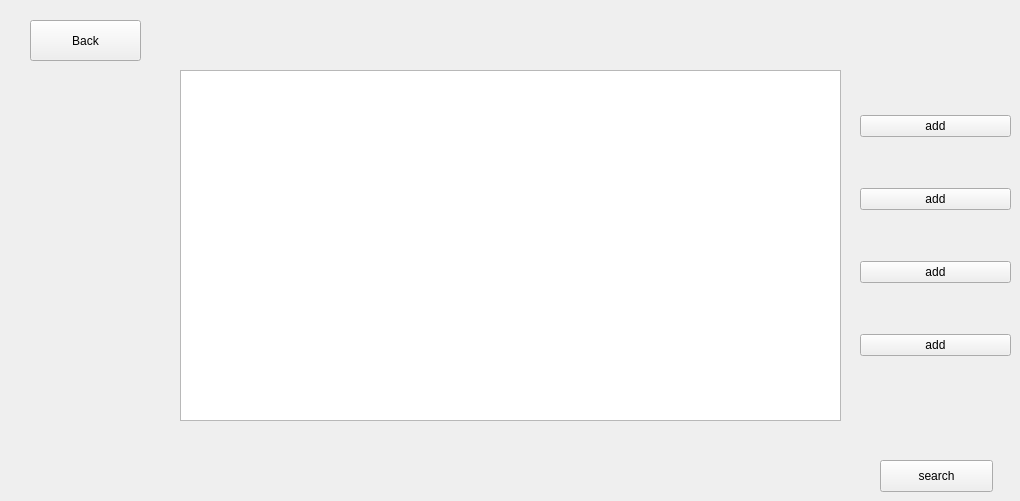
    <widget class="QWidget" name="Bposting">
     <widget class="QTableWidget" name="tableWidget">
      <property name="geometry">
       <rect>
        <x>180</x>
        <y>70</y>
        <width>661</width>
        <height>351</height>
       </rect>
      </property>
     </widget>
     <widget class="QPushButton" name="search2">
      <property name="geometry">
       <rect>
        <x>880</x>
        <y>460</y>
        <width>113</width>
        <height>32</height>
       </rect>
      </property>
      <property name="text">
       <string>search</string>
      </property>
     </widget>
     <widget class="QWidget" name="layoutWidget">
      <property name="geometry">
       <rect>
        <x>860</x>
        <y>70</y>
        <width>151</width>
        <height>331</height>
       </rect>
      </property>
      <layout class="QVBoxLayout" name="verticalLayout">
       <item>
        <widget class="QPushButton" name="add1">
         <property name="text">
          <string>add</string>
         </property>
        </widget>
       </item>
       <item>
        <widget class="QPushButton" name="add2">
         <property name="text">
          <string>add</string>
         </property>
        </widget>
       </item>
       <item>
        <widget class="QPushButton" name="add3">
         <property name="text">
          <string>add</string>
         </property>
        </widget>
       </item>
       <item>
        <widget class="QPushButton" name="add4">
         <property name="text">
          <string>add</string>
         </property>
        </widget>
       </item>
      </layout>
     </widget>
     <widget class="QPushButton" name="back2">
      <property name="geometry">
       <rect>
        <x>30</x>
        <y>20</y>
        <width>111</width>
        <height>41</height>
       </rect>
      </property>
      <property name="text">
       <string>Back</string>
      </property>
     </widget>
    </widget>
